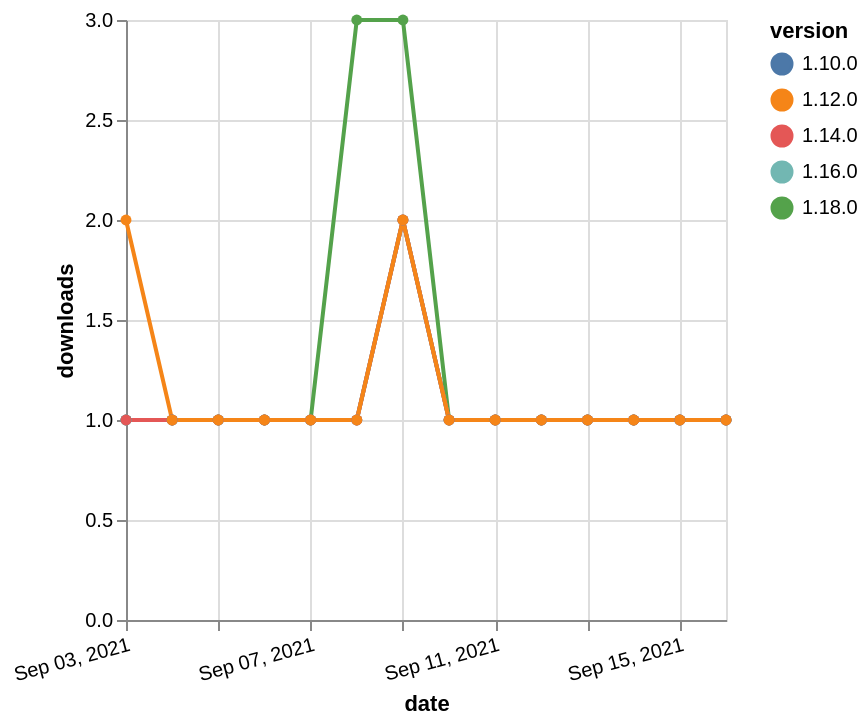

The specification (Vega-Lite) saved for this image:
### Vega-Lite specification from a JSON file in a GitHub repository (floating-point values rounded to 4 significant figures)
{"$schema": "https://vega.github.io/schema/vega-lite/v5.json", "description": "A simple bar chart with embedded data.", "data": {"values": [{"date": "2021-09-03", "total": 203, "delta": 1, "version": "1.18.0"}, {"date": "2021-09-04", "total": 204, "delta": 1, "version": "1.18.0"}, {"date": "2021-09-05", "total": 205, "delta": 1, "version": "1.18.0"}, {"date": "2021-09-06", "total": 206, "delta": 1, "version": "1.18.0"}, {"date": "2021-09-07", "total": 207, "delta": 1, "version": "1.18.0"}, {"date": "2021-09-08", "total": 210, "delta": 3, "version": "1.18.0"}, {"date": "2021-09-09", "total": 213, "delta": 3, "version": "1.18.0"}, {"date": "2021-09-10", "total": 214, "delta": 1, "version": "1.18.0"}, {"date": "2021-09-11", "total": 215, "delta": 1, "version": "1.18.0"}, {"date": "2021-09-12", "total": 216, "delta": 1, "version": "1.18.0"}, {"date": "2021-09-13", "total": 217, "delta": 1, "version": "1.18.0"}, {"date": "2021-09-14", "total": 218, "delta": 1, "version": "1.18.0"}, {"date": "2021-09-15", "total": 219, "delta": 1, "version": "1.18.0"}, {"date": "2021-09-16", "total": 220, "delta": 1, "version": "1.18.0"}, {"date": "2021-09-03", "total": 260, "delta": 1, "version": "1.10.0"}, {"date": "2021-09-04", "total": 261, "delta": 1, "version": "1.10.0"}, {"date": "2021-09-05", "total": 262, "delta": 1, "version": "1.10.0"}, {"date": "2021-09-06", "total": 263, "delta": 1, "version": "1.10.0"}, {"date": "2021-09-07", "total": 264, "delta": 1, "version": "1.10.0"}, {"date": "2021-09-08", "total": 265, "delta": 1, "version": "1.10.0"}, {"date": "2021-09-09", "total": 267, "delta": 2, "version": "1.10.0"}, {"date": "2021-09-10", "total": 268, "delta": 1, "version": "1.10.0"}, {"date": "2021-09-11", "total": 269, "delta": 1, "version": "1.10.0"}, {"date": "2021-09-12", "total": 270, "delta": 1, "version": "1.10.0"}, {"date": "2021-09-13", "total": 271, "delta": 1, "version": "1.10.0"}, {"date": "2021-09-14", "total": 272, "delta": 1, "version": "1.10.0"}, {"date": "2021-09-15", "total": 273, "delta": 1, "version": "1.10.0"}, {"date": "2021-09-16", "total": 274, "delta": 1, "version": "1.10.0"}, {"date": "2021-09-03", "total": 173, "delta": 1, "version": "1.16.0"}, {"date": "2021-09-04", "total": 174, "delta": 1, "version": "1.16.0"}, {"date": "2021-09-05", "total": 175, "delta": 1, "version": "1.16.0"}, {"date": "2021-09-06", "total": 176, "delta": 1, "version": "1.16.0"}, {"date": "2021-09-07", "total": 177, "delta": 1, "version": "1.16.0"}, {"date": "2021-09-08", "total": 178, "delta": 1, "version": "1.16.0"}, {"date": "2021-09-09", "total": 180, "delta": 2, "version": "1.16.0"}, {"date": "2021-09-10", "total": 181, "delta": 1, "version": "1.16.0"}, {"date": "2021-09-11", "total": 182, "delta": 1, "version": "1.16.0"}, {"date": "2021-09-12", "total": 183, "delta": 1, "version": "1.16.0"}, {"date": "2021-09-13", "total": 184, "delta": 1, "version": "1.16.0"}, {"date": "2021-09-14", "total": 185, "delta": 1, "version": "1.16.0"}, {"date": "2021-09-15", "total": 186, "delta": 1, "version": "1.16.0"}, {"date": "2021-09-16", "total": 187, "delta": 1, "version": "1.16.0"}, {"date": "2021-09-03", "total": 195, "delta": 1, "version": "1.14.0"}, {"date": "2021-09-04", "total": 196, "delta": 1, "version": "1.14.0"}, {"date": "2021-09-05", "total": 197, "delta": 1, "version": "1.14.0"}, {"date": "2021-09-06", "total": 198, "delta": 1, "version": "1.14.0"}, {"date": "2021-09-07", "total": 199, "delta": 1, "version": "1.14.0"}, {"date": "2021-09-08", "total": 200, "delta": 1, "version": "1.14.0"}, {"date": "2021-09-09", "total": 202, "delta": 2, "version": "1.14.0"}, {"date": "2021-09-10", "total": 203, "delta": 1, "version": "1.14.0"}, {"date": "2021-09-11", "total": 204, "delta": 1, "version": "1.14.0"}, {"date": "2021-09-12", "total": 205, "delta": 1, "version": "1.14.0"}, {"date": "2021-09-13", "total": 206, "delta": 1, "version": "1.14.0"}, {"date": "2021-09-14", "total": 207, "delta": 1, "version": "1.14.0"}, {"date": "2021-09-15", "total": 208, "delta": 1, "version": "1.14.0"}, {"date": "2021-09-16", "total": 209, "delta": 1, "version": "1.14.0"}, {"date": "2021-09-03", "total": 206, "delta": 2, "version": "1.12.0"}, {"date": "2021-09-04", "total": 207, "delta": 1, "version": "1.12.0"}, {"date": "2021-09-05", "total": 208, "delta": 1, "version": "1.12.0"}, {"date": "2021-09-06", "total": 209, "delta": 1, "version": "1.12.0"}, {"date": "2021-09-07", "total": 210, "delta": 1, "version": "1.12.0"}, {"date": "2021-09-08", "total": 211, "delta": 1, "version": "1.12.0"}, {"date": "2021-09-09", "total": 213, "delta": 2, "version": "1.12.0"}, {"date": "2021-09-10", "total": 214, "delta": 1, "version": "1.12.0"}, {"date": "2021-09-11", "total": 215, "delta": 1, "version": "1.12.0"}, {"date": "2021-09-12", "total": 216, "delta": 1, "version": "1.12.0"}, {"date": "2021-09-13", "total": 217, "delta": 1, "version": "1.12.0"}, {"date": "2021-09-14", "total": 218, "delta": 1, "version": "1.12.0"}, {"date": "2021-09-15", "total": 219, "delta": 1, "version": "1.12.0"}, {"date": "2021-09-16", "total": 220, "delta": 1, "version": "1.12.0"}]}, "width": "container", "mark": {"type": "line", "point": {"filled": true}}, "encoding": {"x": {"field": "date", "type": "temporal", "timeUnit": "yearmonthdate", "title": "date", "axis": {"labelAngle": -15}}, "y": {"field": "delta", "type": "quantitative", "title": "downloads"}, "color": {"field": "version", "type": "nominal"}, "tooltip": {"field": "delta"}}}
